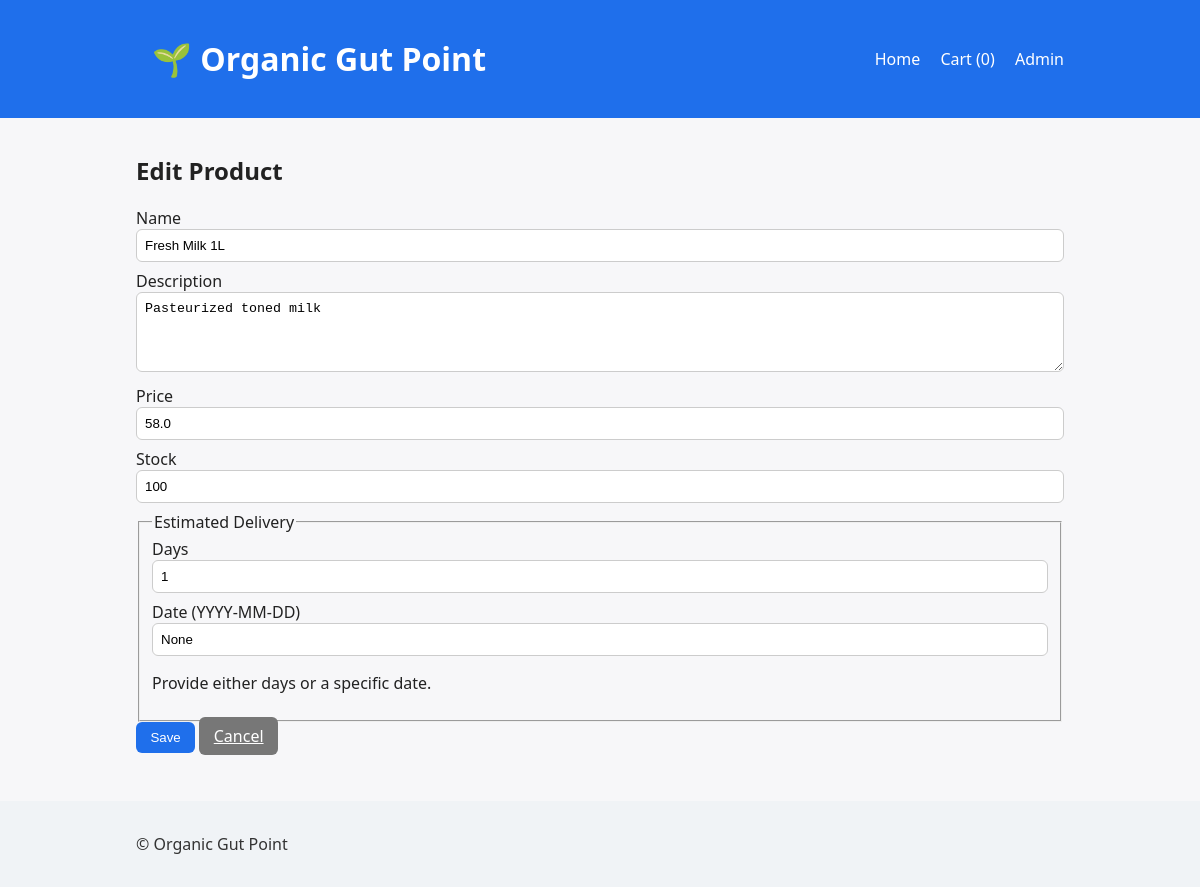
Page /admin/product/2/edit (signed in) on the committed database.
### tables this page shows
CREATE TABLE products (
            id INTEGER PRIMARY KEY AUTOINCREMENT,
            name TEXT NOT NULL,
            description TEXT,
            price REAL NOT NULL,
            stock INTEGER DEFAULT 0,
            estimated_delivery_days INTEGER,
            estimated_delivery_date TEXT
        );

### app.py (the view, shortened to what this page needs)
@app.route('/admin/product/<int:pid>/edit', methods=['GET', 'POST'])
def admin_product_edit(pid):
    if not is_admin():
        return redirect(url_for('admin_login'))
    conn = get_db()
    product = conn.execute('SELECT * FROM products WHERE id=?', (pid,)).fetchone()
    if not product:
        conn.close()
        flash('Product not found', 'error')
        return redirect(url_for('admin_products'))
    conn.close()
    return render_template('admin_product_form.html', product=product)

### app.py (called while the page is built)
def get_db():
    conn = sqlite3.connect(DB_PATH)
    conn.row_factory = sqlite3.Row
    return conn

@app.before_request
def setup():
    global _db_initialized
    if not _db_initialized:
        init_db()
        _db_initialized = True

def is_admin():
    return session.get('admin_logged_in') is True

### templates/admin_product_form.html
{% extends 'base.html' %}
{% block content %}
<h2>{{ 'Edit Product' if product else 'New Product' }}</h2>
<form method="post" class="form">
  <label>Name<input name="name" value="{{ product.name if product else '' }}" required></label>
  <label>Description<textarea name="description">{{ product.description if product else '' }}</textarea></label>
  <label>Price<input type="number" step="0.01" name="price" value="{{ product.price if product else '' }}" required></label>
  <label>Stock<input type="number" name="stock" value="{{ product.stock if product else 0 }}" required></label>
  <fieldset>
    <legend>Estimated Delivery</legend>
    <label>Days<input type="number" name="estimated_delivery_days" value="{{ product.estimated_delivery_days if product else '' }}"></label>
    <label>Date (YYYY-MM-DD)<input name="estimated_delivery_date" value="{{ product.estimated_delivery_date if product else '' }}"></label>
    <p class="note">Provide either days or a specific date.</p>
  </fieldset>
  <button type="submit">Save</button>
  <a class="btn secondary" href="{{ url_for('admin_products') }}">Cancel</a>
</form>
{% endblock %}

### static/styles.css (style rules this page uses)
* { box-sizing: border-box; }
body { font-family: system-ui, -apple-system, Segoe UI, Roboto, Helvetica, Arial, sans-serif; margin: 0; background: #f7f7f9; color: #222; }
.form label { display: block; margin-bottom: 0.5rem; }
.form input, .form textarea, .form select { width: 100%; padding: 0.5rem; border: 1px solid #ccc; border-radius: 6px; }
.form textarea { min-height: 80px; }
button, .btn { background: #1f6feb; color: white; border: none; padding: 0.5rem 0.9rem; border-radius: 6px; cursor: pointer; }
button.secondary, .btn.secondary { background: #777; }

### rows in the picture
products: name "Fresh Milk 1L", description "Pasteurized toned milk", price "58.0", stock "100", estimated_delivery_days "1"

### other values in the picture
{{ (session.get('cart') or [])|length }} "0"
{{ 'Edit Product' if product else 'New Product' }} "Edit Product"
